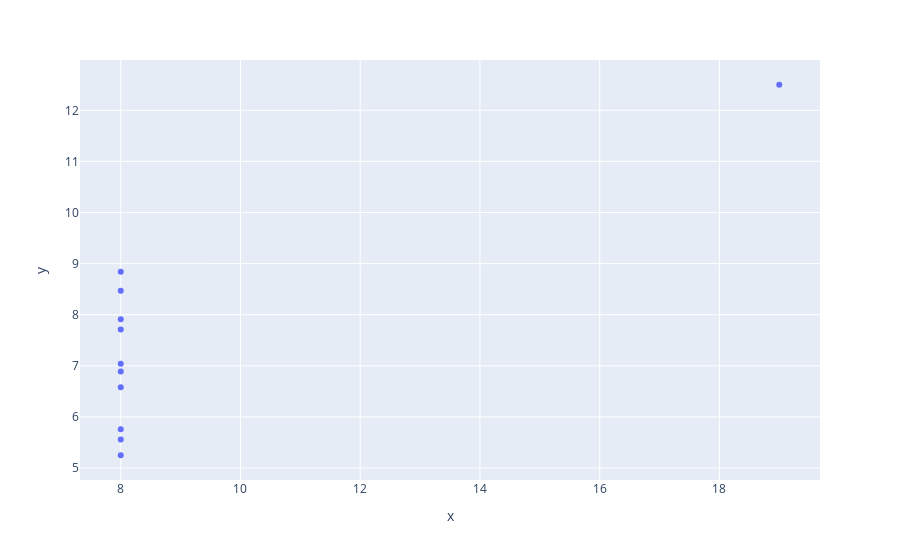

Write notebook code for a chart like this one.
### Code cell
# Build a prototype scatterplot
import plotly.express as px


df["dataset"].unique()

df.query("dataset == 'III'")

px.scatter(
    df.query("dataset == 'IV'"),
    x="x",
    y="y"
)

### Figure 1 — Plotly figure (JSON) as saved in the notebook; plotly's stock layout.template omitted (floating-point values rounded to 4 significant figures)
{"data": [{"hovertemplate": "x=%{x}<br>y=%{y}<extra></extra>", "legendgroup": "", "marker": {"color": "#636efa", "symbol": "circle"}, "mode": "markers", "name": "", "orientation": "v", "showlegend": false, "type": "scatter", "x": [8, 8, 8, 8, 8, 8, 8, 19, 8, 8, 8], "xaxis": "x", "y": [6.58, 5.76, 7.71, 8.84, 8.47, 7.04, 5.25, 12.5, 5.56, 7.91, 6.89], "yaxis": "y"}], "layout": {"legend": {"tracegroupgap": 0}, "margin": {"t": 60}, "xaxis": {"anchor": "y", "domain": [0, 1], "title": {"text": "x"}}, "yaxis": {"anchor": "x", "domain": [0, 1], "title": {"text": "y"}}}}
